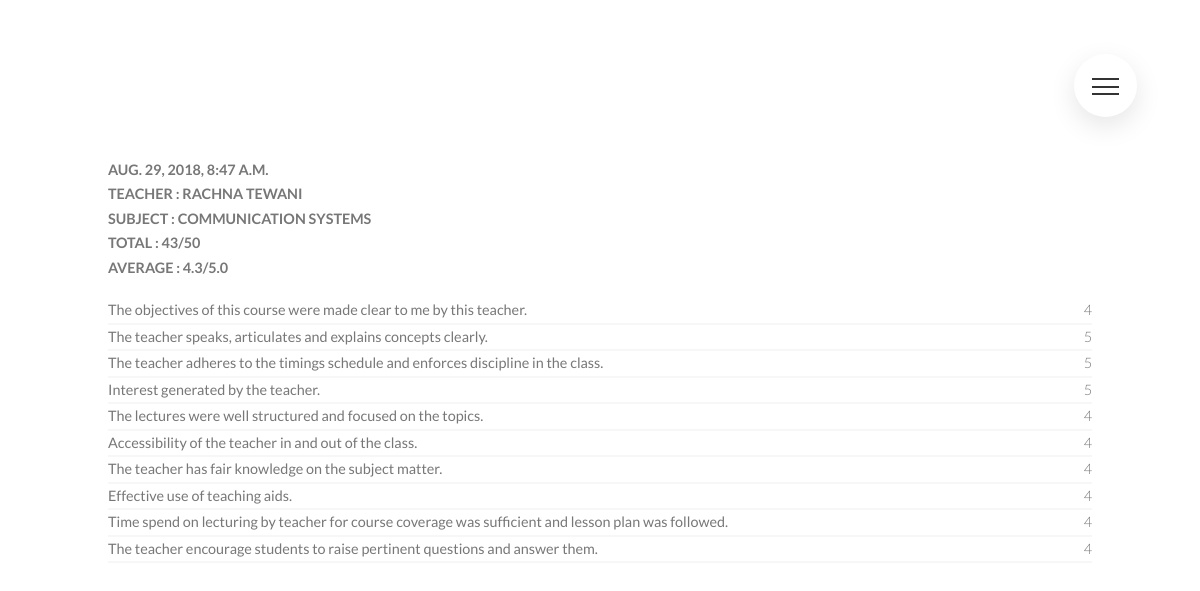
The app's page /feedbacks/by/41811503116/43/ (signed in) with its own data.
### feedbacks/models.py (models this page shows, shortened)
class feedback(models.Model):
    student = models.ForeignKey(Student, related_name="feedbacks", on_delete=models.CASCADE, null = False, blank = False)
    subject = models.ForeignKey(Subject, related_name="feedbacks", on_delete=models.CASCADE, null = False, blank = False)
    teacher = models.ForeignKey(Teacher, related_name="feedbacks", on_delete=models.CASCADE, null = False, blank = False)
    created_at = models.DateTimeField(auto_now=True)
    param1 = models.PositiveSmallIntegerField(default = None, blank=False, null=False, choices=choices, verbose_name = "The objectives of this course were made clear to me by this teacher.")
    param2 = models.PositiveSmallIntegerField(default = None, blank=False, null=False, choices=choices, verbose_name = "The teacher speaks, articulates and explains concepts clearly.")
    param3 = models.PositiveSmallIntegerField(default = None, blank=False, null=False, choices=choices, verbose_name = "The teacher adheres to the timings schedule and enforces discipline in the class.")
    param4 = models.PositiveSmallIntegerField(default = None, blank=False, null=False, choices=choices, verbose_name = "Interest generated by the teacher.")
    param5 = models.PositiveSmallIntegerField(default = None, blank=False, null=False, choices=choices, verbose_name = "The lectures were well structured and focused on the topics.")
    param6 = models.PositiveSmallIntegerField(default = None, blank=False, null=False, choices=choices, verbose_name = "Accessibility of the teacher in and out of the class.")
    param7 = models.PositiveSmallIntegerField(default = None, blank=False, null=False, choices=choices, verbose_name = "The teacher has fair knowledge on the subject matter.")
    param8 = models.PositiveSmallIntegerField(default = None, blank=False, null=False, choices=choices, verbose_name = "Effective use of teaching aids.")
    param9 = models.PositiveSmallIntegerField(default = None, blank=False, null=False, choices=choices, verbose_name = "Time spend on lecturing by teacher for course coverage was sufficient and lesson plan was followed.")
    param10 = models.PositiveSmallIntegerField(default = None, blank=False, null=False, choices=choices, verbose_name = "The teacher encourage students to raise pertinent questions and answer them.")
    total = models.PositiveIntegerField()
    average = models.FloatField()
    message = models.CharField(blank=True, max_length=100, null=True, verbose_name = "Anything else you want to say.")
    class Meta:
        ordering = ["-created_at"]
        unique_together = [("student", "subject"),
                            ("student","teacher")]

class Teacher(models.Model):
    teacher_id = models.CharField(blank=False, max_length=15, unique=True)
    teacher_name = models.CharField(blank=False, max_length=100, unique=True)
    department = models.ManyToManyField(Department)
    def __str__(self):
        return self.teacher_name
    class Meta:
        ordering = ["teacher_name"]

class Subject(models.Model):
    subject_code = models.CharField(blank=False, max_length=15, unique=True)
    subject_name = models.CharField(blank=False, max_length=100, unique=True)
    semester = models.ManyToManyField(Semester)
    department = models.ManyToManyField(Department)
    teacher = models.ManyToManyField(Teacher)
    def __str__(self):
        return self.subject_name
    class Meta:
        ordering = ["subject_name"]

### feedbacks/views.py (the view)
# urls.py: url(r"by/(?P<username>[-\w]+)/(?P<pk>\d+)/$",views.feedbackDetail.as_view(),name="single"),
class feedbackDetail(LoginRequiredMixin, SelectRelatedMixin, generic.DetailView):
    model = models.feedback
    select_related = ("student","teacher","subject")
    def get_queryset(self):
        queryset = super().get_queryset()
        return queryset.filter(
            student__user__username__iexact=self.kwargs.get("username")
        )

### feedbacks/templatetags/verbose_names.py (called while the page is built)
@register.simple_tag
def get_verbose_field_name(instance, field_name):
    return instance._meta.get_field(field_name).verbose_name.capitalize()

### feedbacks/templates/feedbacks/feedback_detail.html (shortened to what this page needs)
{% extends "feedbacks/feedback_base.html" %}
{% load verbose_names %}
{% block feedback_content %}
<div class="detail">
  <div class="heading-tertiary">
    {{ feedback.created_at }}
  </div>
  <div class="heading-tertiary">
    {% get_verbose_field_name feedback "teacher" %} : {{feedback.teacher}}
  </div>
  <div class="heading-tertiary">
    {% get_verbose_field_name feedback "subject" %} : {{feedback.subject}}
  </div>
  <div class="heading-tertiary">
    {% get_verbose_field_name feedback "total" %} : {{feedback.total}}/50
  </div>
  <div class="heading-tertiary margin-bottom-small">
    {% get_verbose_field_name feedback "average" %} : {{feedback.average}}/5.0
  </div>
  <div class="detail__param">
    {% get_verbose_field_name feedback "param1" %}
    <span>{{feedback.param1}}</span>
  </div>
  <div class="detail__param">
    {% get_verbose_field_name feedback "param2" %}
    <span>{{feedback.param2}}</span>
  </div>
  <div class="detail__param">
    {% get_verbose_field_name feedback "param3" %}
    <span>{{feedback.param3}}</span>
  </div>
  <div class="detail__param">
    {% get_verbose_field_name feedback "param4" %}
    <span>{{feedback.param4}}</span>
  </div>
  <div class="detail__param">
    {% get_verbose_field_name feedback "param5" %}
    <span>{{feedback.param5}}</span>
  </div>
  <div class="detail__param">
    {% get_verbose_field_name feedback "param6" %}
    <span>{{feedback.param6}}</span>
  </div>
  <div class="detail__param">
    {% get_verbose_field_name feedback "param7" %}
    <span>{{feedback.param7}}</span>
  </div>
  <div class="detail__param">
    {% get_verbose_field_name feedback "param8" %}
    <span>{{feedback.param8}}</span>
  </div>
  <div class="detail__param">
    {% get_verbose_field_name feedback "param9" %}
    <span>{{feedback.param9}}</span>
  </div>
  <div class="detail__param">
    {% get_verbose_field_name feedback "param10" %}
    <span>{{feedback.param10}}</span>
  </div>
</div>
{% endblock %}

### static/simplesocial/css/master.css (style rules this page uses)
*, *::after, *::before { margin: 0; padding: 0; box-sizing: inherit; }
html { font-size: 62.5%; }
@media only screen and (max-width: 75em) { html { font-size: 56.25%; } }
body { box-sizing: border-box; padding: 3rem 5rem; }
body { font-family: "Lato", sans-serif; font-weight: 400; line-height: 1.7; color: #777; }
.heading-tertiary { font-size: 1.6rem; font-weight: 700; text-transform: uppercase; }
.margin-bottom-small { margin-bottom: 2rem; }
.detail { margin: 0 auto; width: 70%; font-size: 1.6rem; }
@media only screen and (min-height: 40em) { .detail { position: absolute; top: 40%; left: 50%; transform: translate(-50%, -40%); } }
@media only screen and (max-width: 75em) { .detail { width: 82%; } }
.detail__param { border-bottom: 2px solid #f7f7f7; display: flex; justify-content: space-between; align-items: center; }
.detail__param span { font-size: 1.6rem; margin-left: 3rem; font-weight: 300; }

### records on screen
feedback: created_at "AUG. 29, 2018, 8:47 A.M.", teacher "RACHNA TEWANI", subject "COMMUNICATION SYSTEMS", total "43", average "4.3", param1 "4", param2 "5", param3 "5", param4 "5", param5 "4", param6 "4", param7 "4", param8 "4", param9 "4", param10 "4"
